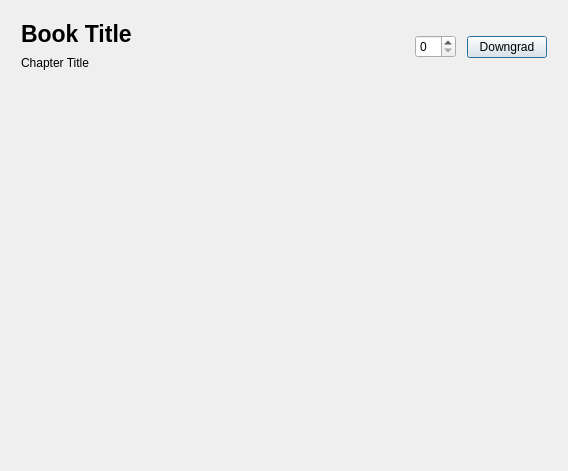
<?xml version="1.0" encoding="UTF-8"?>
<ui version="4.0">
 <class>downgradeForm</class>
 <widget class="QDialog" name="downgradeForm">
  <property name="geometry">
   <rect>
    <x>0</x>
    <y>0</y>
    <width>568</width>
    <height>471</height>
   </rect>
  </property>
  <property name="windowTitle">
   <string>Dialog</string>
  </property>
  <layout class="QGridLayout" name="gridLayout">
   <item row="0" column="0">
    <layout class="QVBoxLayout" name="verticalLayout_2">
     <item>
      <spacer name="verticalSpacer_3">
       <property name="orientation">
        <enum>Qt::Vertical</enum>
       </property>
       <property name="sizeType">
        <enum>QSizePolicy::Minimum</enum>
       </property>
       <property name="sizeHint" stdset="0">
        <size>
         <width>20</width>
         <height>10</height>
        </size>
       </property>
      </spacer>
     </item>
     <item>
      <layout class="QHBoxLayout" name="horizontalLayout_3">
       <item>
        <spacer name="horizontalSpacer_3">
         <property name="orientation">
          <enum>Qt::Horizontal</enum>
         </property>
         <property name="sizeType">
          <enum>QSizePolicy::Minimum</enum>
         </property>
         <property name="sizeHint" stdset="0">
          <size>
           <width>10</width>
           <height>20</height>
          </size>
         </property>
        </spacer>
       </item>
       <item>
        <layout class="QVBoxLayout" name="verticalLayout">
         <item>
          <layout class="QHBoxLayout" name="horizontalLayout">
           <item>
            <widget class="QLabel" name="bookName">
             <property name="font">
              <font>
               <pointsize>17</pointsize>
               <weight>75</weight>
               <bold>true</bold>
              </font>
             </property>
             <property name="text">
              <string>Book Title</string>
             </property>
            </widget>
           </item>
           <item>
            <spacer name="horizontalSpacer">
             <property name="orientation">
              <enum>Qt::Horizontal</enum>
             </property>
             <property name="sizeHint" stdset="0">
              <size>
               <width>40</width>
               <height>20</height>
              </size>
             </property>
            </spacer>
           </item>
          </layout>
         </item>
         <item>
          <layout class="QHBoxLayout" name="horizontalLayout_2">
           <item>
            <widget class="QLabel" name="chapterName">
             <property name="text">
              <string>Chapter Title</string>
             </property>
            </widget>
           </item>
           <item>
            <spacer name="horizontalSpacer_2">
             <property name="orientation">
              <enum>Qt::Horizontal</enum>
             </property>
             <property name="sizeHint" stdset="0">
              <size>
               <width>40</width>
               <height>20</height>
              </size>
             </property>
            </spacer>
           </item>
          </layout>
         </item>
        </layout>
       </item>
       <item>
        <spacer name="horizontalSpacer_5">
         <property name="orientation">
          <enum>Qt::Horizontal</enum>
         </property>
         <property name="sizeHint" stdset="0">
          <size>
           <width>40</width>
           <height>20</height>
          </size>
         </property>
        </spacer>
       </item>
       <item>
        <widget class="QSpinBox" name="spinBox"/>
       </item>
       <item>
        <spacer name="horizontalSpacer_8">
         <property name="orientation">
          <enum>Qt::Horizontal</enum>
         </property>
         <property name="sizeType">
          <enum>QSizePolicy::Minimum</enum>
         </property>
         <property name="sizeHint" stdset="0">
          <size>
           <width>5</width>
           <height>20</height>
          </size>
         </property>
        </spacer>
       </item>
       <item>
        <widget class="QPushButton" name="downgradButton">
         <property name="text">
          <string>Downgrad</string>
         </property>
        </widget>
       </item>
       <item>
        <spacer name="horizontalSpacer_4">
         <property name="orientation">
          <enum>Qt::Horizontal</enum>
         </property>
         <property name="sizeType">
          <enum>QSizePolicy::Minimum</enum>
         </property>
         <property name="sizeHint" stdset="0">
          <size>
           <width>10</width>
           <height>20</height>
          </size>
         </property>
        </spacer>
       </item>
      </layout>
     </item>
     <item>
      <spacer name="verticalSpacer_2">
       <property name="orientation">
        <enum>Qt::Vertical</enum>
       </property>
       <property name="sizeType">
        <enum>QSizePolicy::Minimum</enum>
       </property>
       <property name="sizeHint" stdset="0">
        <size>
         <width>20</width>
         <height>10</height>
        </size>
       </property>
      </spacer>
     </item>
     <item>
      <layout class="QHBoxLayout" name="horizontalLayout_4">
       <item>
        <spacer name="horizontalSpacer_6">
         <property name="orientation">
          <enum>Qt::Horizontal</enum>
         </property>
         <property name="sizeType">
          <enum>QSizePolicy::Minimum</enum>
         </property>
         <property name="sizeHint" stdset="0">
          <size>
           <width>10</width>
           <height>20</height>
          </size>
         </property>
        </spacer>
       </item>
       <item>
        <widget class="QStackedWidget" name="stackedWidget">
         <widget class="QWidget" name="page_3"/>
         <widget class="QWidget" name="page_4"/>
        </widget>
       </item>
       <item>
        <spacer name="horizontalSpacer_7">
         <property name="orientation">
          <enum>Qt::Horizontal</enum>
         </property>
         <property name="sizeType">
          <enum>QSizePolicy::Minimum</enum>
         </property>
         <property name="sizeHint" stdset="0">
          <size>
           <width>10</width>
           <height>20</height>
          </size>
         </property>
        </spacer>
       </item>
      </layout>
     </item>
     <item>
      <spacer name="verticalSpacer">
       <property name="orientation">
        <enum>Qt::Vertical</enum>
       </property>
       <property name="sizeType">
        <enum>QSizePolicy::Minimum</enum>
       </property>
       <property name="sizeHint" stdset="0">
        <size>
         <width>20</width>
         <height>10</height>
        </size>
       </property>
      </spacer>
     </item>
    </layout>
   </item>
  </layout>
 </widget>
 <resources/>
 <connections/>
</ui>
